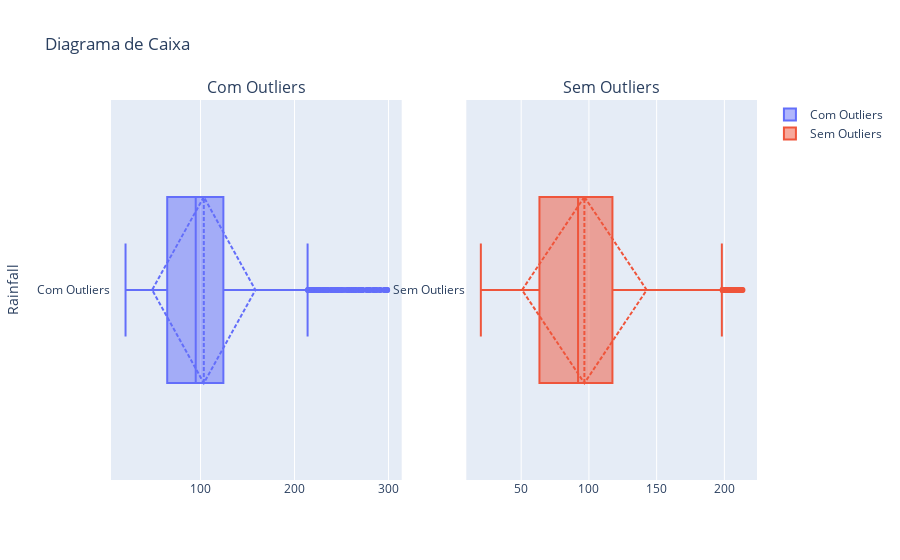

Write notebook code for a chart like this one.
### Code cell
diagrama_caixa(df['Rainfall'])

### Figure 1 — Plotly figure (JSON) as saved in the notebook; plotly's stock layout.template omitted (floating-point values rounded to 4 significant figures; data arrays with more than 128 entries replaced by an {"elided": "..."} marker saying what was removed)
{"data": [{"boxmean": "sd", "name": "Com Outliers", "type": "box", "x": {"elided": "2200 float values"}, "xaxis": "x", "yaxis": "y"}, {"boxmean": "sd", "name": "Sem Outliers", "type": "box", "x": {"elided": "2100 float values"}, "xaxis": "x2", "yaxis": "y2"}], "layout": {"annotations": [{"font": {"size": 16}, "showarrow": false, "text": "Com Outliers", "x": 0.225, "xanchor": "center", "xref": "paper", "y": 1, "yanchor": "bottom", "yref": "paper"}, {"font": {"size": 16}, "showarrow": false, "text": "Sem Outliers", "x": 0.775, "xanchor": "center", "xref": "paper", "y": 1, "yanchor": "bottom", "yref": "paper"}], "title": {"text": "Diagrama de Caixa"}, "xaxis": {"anchor": "y", "domain": [0, 0.45]}, "xaxis2": {"anchor": "y2", "domain": [0.55, 1]}, "yaxis": {"anchor": "x", "domain": [0, 1], "title": {"text": "Rainfall"}}, "yaxis2": {"anchor": "x2", "domain": [0, 1]}}}
